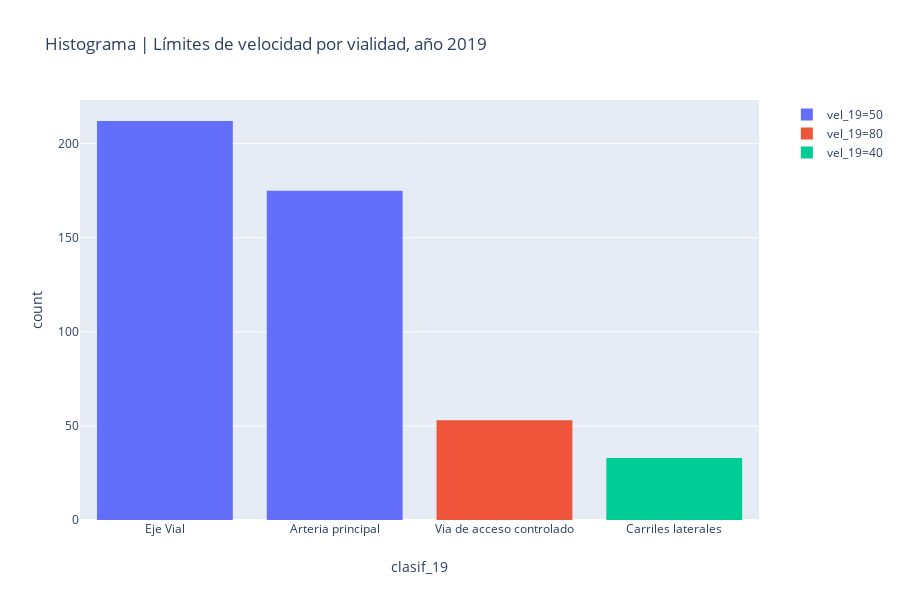

Here is the notebook cell this chart was saved with:
### Code cell
fig = px.histogram(limite_velocidad, x="clasif_19", color='vel_19', title='Histograma | Límites de velocidad por vialidad, año 2019')
fig.show()

### Figure 1 — Plotly figure (JSON) as saved in the notebook; plotly's stock layout.template omitted (floating-point values rounded to 4 significant figures; data arrays with more than 128 entries replaced by an {"elided": "..."} marker saying what was removed)
{"data": [{"alignmentgroup": "True", "bingroup": "x", "hoverlabel": {"namelength": 0}, "hovertemplate": "vel_19=50<br>clasif_19=%{x}<br>count=%{y}", "legendgroup": "vel_19=50", "marker": {"color": "#636efa"}, "name": "vel_19=50", "offsetgroup": "vel_19=50", "orientation": "v", "showlegend": true, "type": "histogram", "x": {"elided": "387 str values"}, "xaxis": "x", "yaxis": "y"}, {"alignmentgroup": "True", "bingroup": "x", "hoverlabel": {"namelength": 0}, "hovertemplate": "vel_19=80<br>clasif_19=%{x}<br>count=%{y}", "legendgroup": "vel_19=80", "marker": {"color": "#EF553B"}, "name": "vel_19=80", "offsetgroup": "vel_19=80", "orientation": "v", "showlegend": true, "type": "histogram", "x": ["Via de acceso controlado", "Via de acceso controlado", "Via de acceso controlado", "Via de acceso controlado", "Via de acceso controlado", "Via de acceso controlado", "Via de acceso controlado", "Via de acceso controlado", "Via de acceso controlado", "Via de acceso controlado", "Via de acceso controlado", "Via de acceso controlado", "Via de acceso controlado", "Via de acceso controlado", "Via de acceso controlado", "Via de acceso controlado", "Via de acceso controlado", "Via de acceso controlado", "Via de acceso controlado", "Via de acceso controlado", "Via de acceso controlado", "Via de acceso controlado", "Via de acceso controlado", "Via de acceso controlado", "Via de acceso controlado", "Via de acceso controlado", "Via de acceso controlado", "Via de acceso controlado", "Via de acceso controlado", "Via de acceso controlado", "Via de acceso controlado", "Via de acceso controlado", "Via de acceso controlado", "Via de acceso controlado", "Via de acceso controlado", "Via de acceso controlado", "Via de acceso controlado", "Via de acceso controlado", "Via de acceso controlado", "Via de acceso controlado", "Via de acceso controlado", "Via de acceso controlado", "Via de acceso controlado", "Via de acceso controlado", "Via de acceso controlado", "Via de acceso controlado", "Via de acceso controlado", "Via de acceso controlado", "Via de acceso controlado", "Via de acceso controlado", "Via de acceso controlado", "Via de acceso controlado", "Via de acceso controlado"], "xaxis": "x", "yaxis": "y"}, {"alignmentgroup": "True", "bingroup": "x", "hoverlabel": {"namelength": 0}, "hovertemplate": "vel_19=40<br>clasif_19=%{x}<br>count=%{y}", "legendgroup": "vel_19=40", "marker": {"color": "#00cc96"}, "name": "vel_19=40", "offsetgroup": "vel_19=40", "orientation": "v", "showlegend": true, "type": "histogram", "x": ["Carriles laterales", "Carriles laterales", "Carriles laterales", "Carriles laterales", "Carriles laterales", "Carriles laterales", "Carriles laterales", "Carriles laterales", "Carriles laterales", "Carriles laterales", "Carriles laterales", "Carriles laterales", "Carriles laterales", "Carriles laterales", "Carriles laterales", "Carriles laterales", "Carriles laterales", "Carriles laterales", "Carriles laterales", "Carriles laterales", "Carriles laterales", "Carriles laterales", "Carriles laterales", "Carriles laterales", "Carriles laterales", "Carriles laterales", "Carriles laterales", "Carriles laterales", "Carriles laterales", "Carriles laterales", "Carriles laterales", "Carriles laterales", "Carriles laterales"], "xaxis": "x", "yaxis": "y"}], "layout": {"barmode": "relative", "height": 600, "legend": {"tracegroupgap": 0}, "title": {"text": "Histograma | Límites de velocidad por vialidad, año 2019"}, "xaxis": {"anchor": "y", "domain": [0, 0.98], "title": {"text": "clasif_19"}}, "yaxis": {"anchor": "x", "domain": [0, 1], "title": {"text": "count"}}}}
